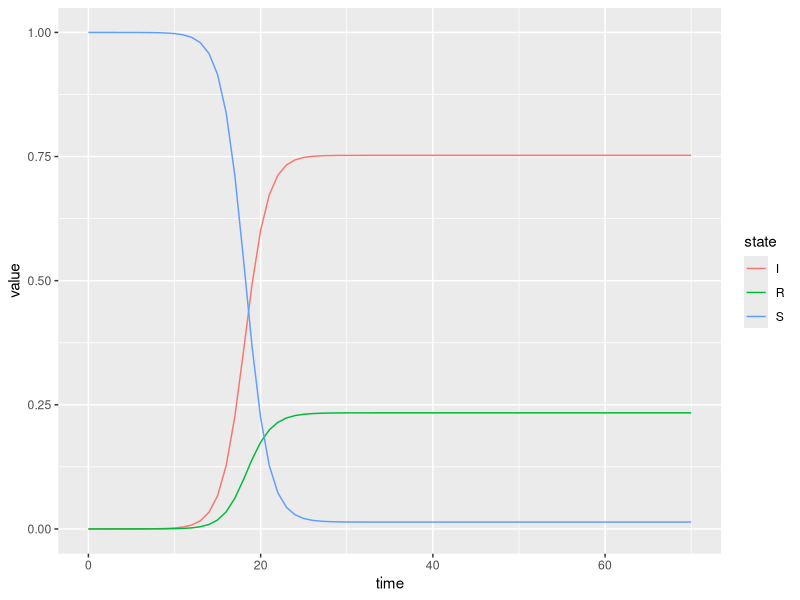
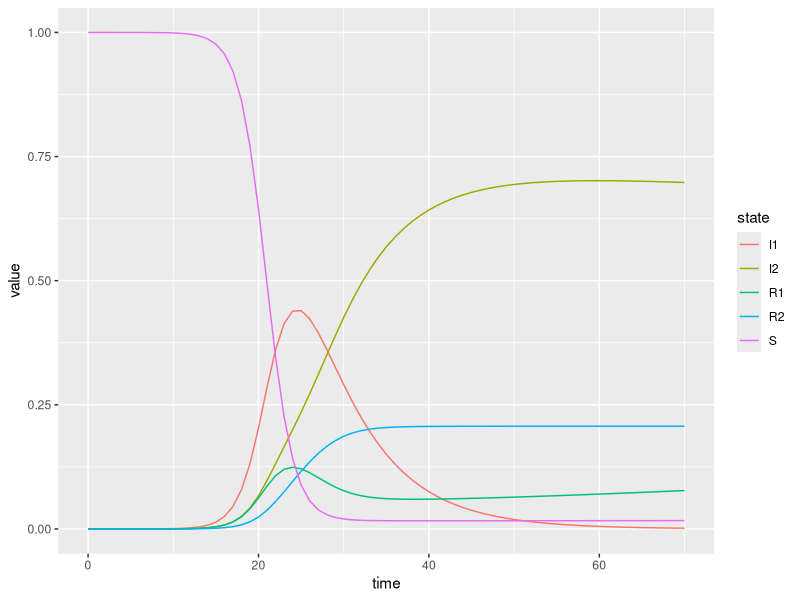

The R source for these figures, in order:
## Load deSolve package
library(deSolve)
library(ggplot2)
library(tidyr)

## ## This here would be the most basic SIR 
## sir <- function(time, state, parameters) {
##     with(as.list(c(state, parameters)), {
##         dS <- -beta * S * I
##         dI <-  beta * S * I - gamma * I
##         dR <-                 gamma * I
##         return(list(c(dS, dI, dR)))
##     })
## }


## ## This here would be a SIR with recovered becoming infected at a
## ## rate depending on their primary virulence and a immunization
## ## factor x and with death and birth
RECsir <- function(time, state, parameters) {
    with(as.list(c(state, parameters)), {
        dS <- birth - beta * S * I - death * S
        dI <-  beta * S * I + p/beta * R * I  - gamma * I - death * I
        dR <-                    gamma * I - p/beta * R * I -  death * R
        return(list(c(dS, dI, dR)))
    })
}

COMPsir <- function(time, state, parameters) {
    with(as.list(c(state, parameters)), {
        dS <- birth - beta1 * S * I1 - beta2 * S * I2  - death * S
        ## first species
        dI1 <-  beta1 * S * I1 + p1/beta1 * R1 * I1 -
            gamma * I1 - death * I1  ## +
        ### y/beta2 * R2 * I1
        dR1 <- gamma * I1 - p1/beta1 * R1 * I1 -
                   death * R1	 ## +, 
        ##  y/beta2 * R2 * I1
        
        ## second species
        dI2 <-  beta2 * S * I2 + p2/beta2 * R2 * I2  -
            gamma * I2 - death * I2 ## +
        ## p2/beta2 * R1 * I2 
        
        dR2 <- gamma * I2 - p2/beta2 * R2 * I2 - 
            death * R2 ## +
        ## p1/beta1 * R1 * I2

        ## ## both infections
        ## dI12 <-  x/beta1 * R2 * I1 + y/beta2 * R1 * I2 - 
        ##     gamma * I12 - death * I12  ## +
        ## ### y/beta2 * R2 * I1
        ## dR12 <- gamma * I12 - y/beta2 * R12 * I2 - x/beta1 * R12 * I1 -
        ##     death * R12 ## +
        return(list(c(dS, dI1, dR1, dI2, dR2))) ##, dI12, dR12)))
    })
}


### Set parameters
## Proportion in each compartment: Susceptible 0.999999, Infected
## 0.000001, Recovered 0

initREC       <- c(S = 1-1e-6, I = 1e-6,  R = 0)##,

initCOMP       <- c(S = 1-1e-6, I1 = 1e-6, I2 = 1e-6, R1 = 0, R2 = 0)##,
## R12 = 0, I12=0) beta1: infection parameter; gamma: recovery
## parameter; p1 and p2 immune protection parameter

parametersREC <- c(beta = 0.95, gamma = 0.2, p=0.8,
                   death = 0.01, birth = 0.01)

parametersCOMP <- c(beta1 = 0.84, beta2 = 0.84, gamma = 0.2, p1 = 0.8, p2=0.8,
                death = 0.01, birth = 0.01)
## Time frame
times      <- seq(0, 70, by = 1)

## Solve using ode (General Solver for Ordinary Differential Equations)
outREC <- ode(y = initREC, times = times, func = RECsir,
              parms = parametersREC)

## Solve using ode (General Solver for Ordinary Differential Equations)
outCOMP <- ode(y = initCOMP, times = times, func = COMPsir,
              parms = parametersCOMP)


## change to data frame
outREC <- as.data.frame(outREC)

loutREC <- pivot_longer(outREC, cols=c("S", "I", "R"),
                        names_to="state")


outCOMP <- as.data.frame(outCOMP)

loutCOMP <- pivot_longer(outCOMP, cols=c("S", "I1", "R1", "I2", "R2"), ##, "R12", "I12"),
                     names_to="state")


ggplot(loutREC, aes(x = time, y = value, color = state)) +
    geom_line()



ggplot(loutCOMP, aes(x = time, y = value, color = state)) +
    geom_line()
